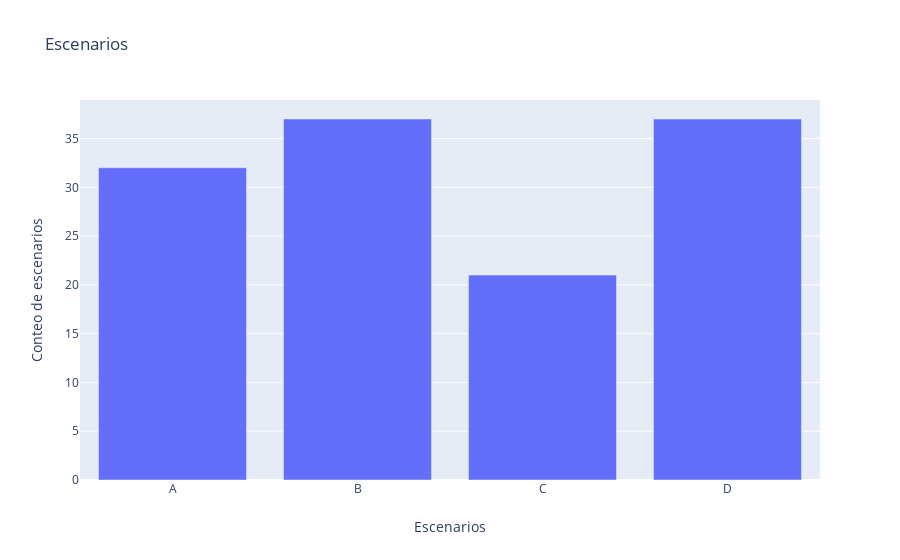

Write notebook code for a chart like this one.
### Code cell
#codigo para graficar las clasificaciones en barras
fig = go.Figure()
fig = make_subplots()
fig.add_trace(go.Bar(x=list(df_escenarios['clasificacion'].value_counts().sort_index().index), 
                     y=df_escenarios['clasificacion'].value_counts().sort_index(),name='Conteo',
                     hovertemplate = '<i>Casos</i>: %{y}'
                     '<br><b>Identificador</b>: %{x}<br>'),secondary_y=False)
    # Título del grafico
fig.update_layout(title_text='Escenarios')

    # Titulo eje x
fig.update_xaxes(title_text='Escenarios')

    # Titulo eje y
fig.update_yaxes(title_text='Conteo de escenarios', secondary_y=False)

grafica=fig 
fig

### Figure 1 — Plotly figure (JSON) as saved in the notebook; plotly's stock layout.template omitted (floating-point values rounded to 4 significant figures)
{"data": [{"hovertemplate": "<i>Casos</i>: %{y}<br><b>Identificador</b>: %{x}<br>", "name": "Conteo", "type": "bar", "x": ["A", "B", "C", "D"], "xaxis": "x", "y": [32, 37, 21, 37], "yaxis": "y"}], "layout": {"title": {"text": "Escenarios"}, "xaxis": {"anchor": "y", "domain": [0, 1], "title": {"text": "Escenarios"}}, "yaxis": {"anchor": "x", "domain": [0, 1], "title": {"text": "Conteo de escenarios"}}}}
